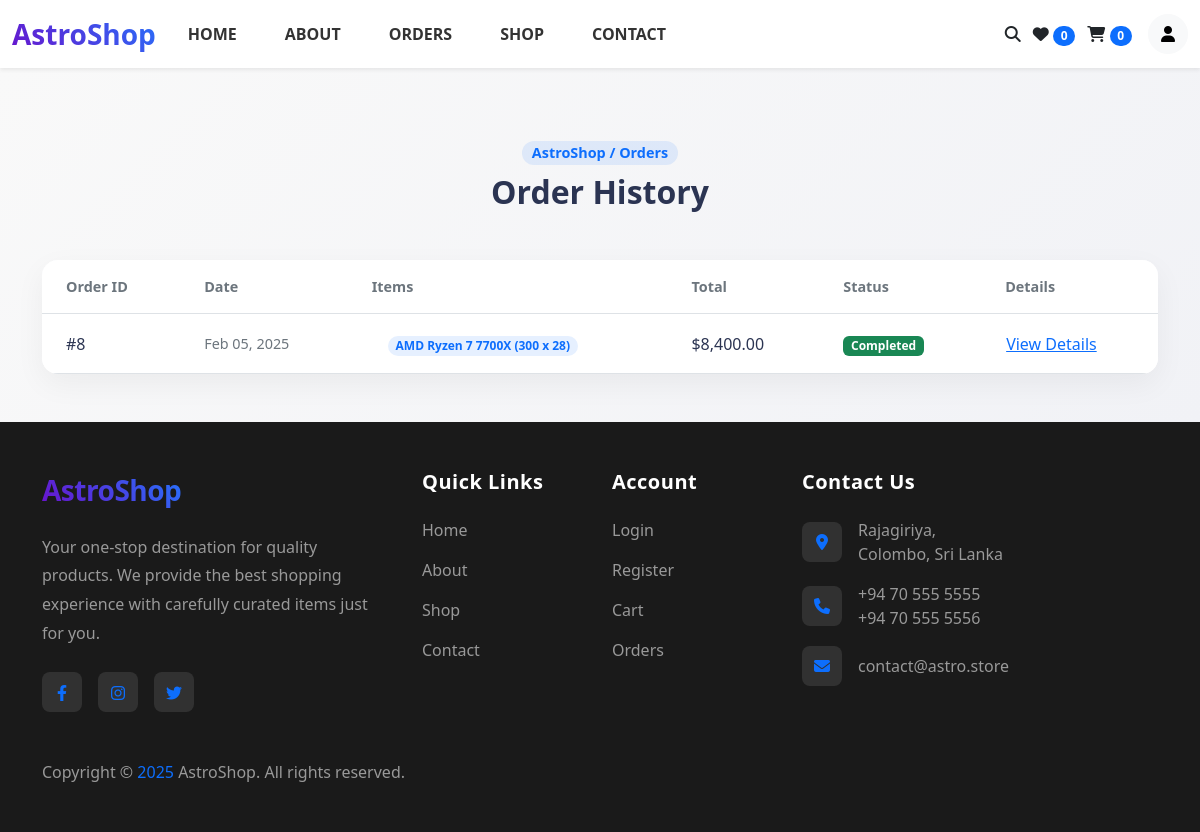
The page /orders.php (signed in) on the database its author committed.
### tables this page shows
CREATE TABLE `orders` (
  `id` int NOT NULL,
  `user_id` int NOT NULL,
  `name` varchar(20) NOT NULL,
  `number` varchar(10) NOT NULL,
  `email` varchar(50) NOT NULL,
  `method` varchar(50) NOT NULL,
  `address` varchar(500) NOT NULL,
  `total_products` varchar(1000) NOT NULL,
  `total_price` int NOT NULL,
  `placed_on` datetime NOT NULL DEFAULT CURRENT_TIMESTAMP,
  `payment_status` varchar(20) NOT NULL DEFAULT 'pending',
  `order_status` enum('pending','picked_up','delivered','cancelled') DEFAULT 'pending'
);

### orders.php (the view, shortened to what this page needs)
<?php
include 'components/connect.php';
if(isset($_SESSION['user_id'])){
   $user_id = $_SESSION['user_id'];
}else{
   $user_id = '';
};
?>
<!DOCTYPE html>
<html lang="en">
<head>
      <link rel="stylesheet" href="https://cdnjs.cloudflare.com/ajax/libs/font-awesome/6.1.1/css/all.min.css">
    <link href="https://cdn.jsdelivr.net/npm/bootstrap@5.3.0/dist/css/bootstrap.min.css" rel="stylesheet">
</head>
<body>
<?php include 'components/header.php'; ?>
<section class="orders-section py-5" style="background: linear-gradient(135deg, #f9f9f9 0%, #f1f2f6 100%);">
   <div class="container">
      <br>
   <div class="text-center mb-5">
      <span class="badge rounded-pill mb-2" style="background-color: rgba(13,110,253,0.1); color: #0d6efd; font-size: 0.9rem;">
        AstroShop / Orders
      </span>
      <h2 class="fw-bold mb-4" style="color: #2b3452;">Order History</h2>
    </div>
    <?php if($user_id == ''): ?>
    <div class="card border-0 rounded-4 p-5 text-center" style="background-color: white; box-shadow: 0 10px 30px rgba(0,0,0,0.05);">
      <div class="mb-4">
        <i class="fas fa-user-lock text-primary" style="font-size: 3rem;"></i>
      </div>
      <h4 class="mb-3" style="color: #2b3452;">Please Login to View Orders</h4>
      <p class="text-muted mb-4">Track your order history, manage returns, and more by logging in to your account.</p>
      <a href="login.php" class="btn btn-primary px-4 mx-auto py-2 rounded-pill">
        Login
      </a>
    </div>
    <?php else: ?>
      <?php
        $select_orders = $conn->prepare("SELECT * FROM `orders` WHERE user_id = ?");
        $select_orders->execute([$user_id]);
        if($select_orders->rowCount() > 0):
      ?>
      <div class="card border-0 rounded-4 overflow-hidden" style="box-shadow: 0 10px 30px rgba(0,0,0,0.05);">
        <div class="table-responsive">
          <table class="table table-hover mb-0" style="min-width: 1000px;">
            <thead style="background-color: #f8f9fa;">
              <tr>
                <th class="px-4 py-3" style="color: #6c757d; font-weight: 600; font-size: 0.9rem;">Order ID</th>
                <th class="px-4 py-3" style="color: #6c757d; font-weight: 600; font-size: 0.9rem;">Date</th>
                <th class="px-4 py-3" style="color: #6c757d; font-weight: 600; font-size: 0.9rem;">Items</th>
                <th class="px-4 py-3" style="color: #6c757d; font-weight: 600; font-size: 0.9rem;">Total</th>
                <th class="px-4 py-3" style="color: #6c757d; font-weight: 600; font-size: 0.9rem;">Status</th>
                <th class="px-4 py-3" style="color: #6c757d; font-weight: 600; font-size: 0.9rem;">Details</th>
              </tr>
            </thead>
            <tbody>
              <?php while($fetch_orders = $select_orders->fetch(PDO::FETCH_ASSOC)): ?>
              <tr>
                <td class="px-4 py-3">
                  <span class="fw-medium" style="color: #2b3452;">#<?= $fetch_orders['id']; ?></span>
                </td>
                <td class="px-4 py-3">
                  <div style="color: #6c757d; font-size: 0.9rem;">
                    <?= date('M d, Y', strtotime($fetch_orders['placed_on'])); ?>
                  </div>
                </td>
                <td class="px-4 py-3">
                 <div style="color: #0d6efd;">
          <ul style="margin: 0; padding-left: 1rem; list-style-type: none;">
            <?php
            $products = explode(',', $fetch_orders['total_products']);
            foreach ($products as $product): ?>
            <li>
              <span class="badge rounded-pill" style="background-color: rgba(13,110,253,0.1); color: #0d6efd;">
              <?= htmlspecialchars(trim($product)); ?>
              </span>
                </li>
            <?php endforeach; ?>
          </ul>
        </div>
                </td>
                <td class="px-4 py-3">
                  <span class="fw-medium" style="color: #2b3452;">$<?= number_format($fetch_orders['total_price'], 2); ?></span>
                </td>
                <td class="px-4 py-3">
                  <?php if($fetch_orders['payment_status'] == 'pending'): ?>
                    <span class="badge bg-warning">Pending</span>
                  <?php else: ?>
                    <span class="badge bg-success">Completed</span>
                  <?php endif; ?>
                </td>
                <td class="px-4 py-3">
                  <button type="button" class="btn btn-link p-0 text-primary" data-bs-toggle="modal" data-bs-target="#orderModal<?= $fetch_orders['id']; ?>">
                    View Details
                  </button>
                </td>
              </tr>
              <?php endwhile; ?>
            </tbody>
          </table>
        </div>
      </div>
      <?php endif; ?>
    <?php endif; ?>
  </div>
</section>
<?php include 'components/footer.php'; ?>
</body>
</html>

### orders.php (style rules this page uses)
.table th, .table td { white-space: nowrap; vertical-align: middle; }

### rows shown on the page
orders: id "8", placed_on "Feb 05, 2025", total_products "AMD Ryzen 7 7700X (300 x 28)", total_price "8,400.00", payment_status "Completed"

### other values the page prints
$name "HOME"
$name "ABOUT"
$name "ORDERS"
$name "SHOP"
$name "CONTACT"
$total_wishlist_counts "0"
$total_cart_counts "0"
